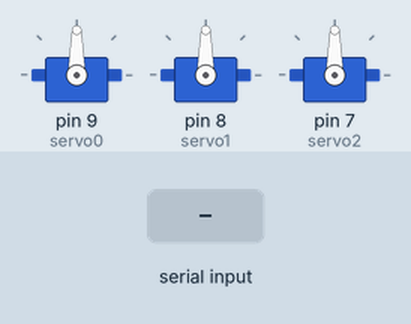
Simulated run of this sketch. Board: Arduino Uno, built with avr-gcc and run on an emulated ATmega328P. Parts: 3 × servo. The inputs (shaded band) are chosen by the test bench.

Above: at 1.2 s.
1.3 s: "90 45 200\n" received over Serial
At 2.5 s:
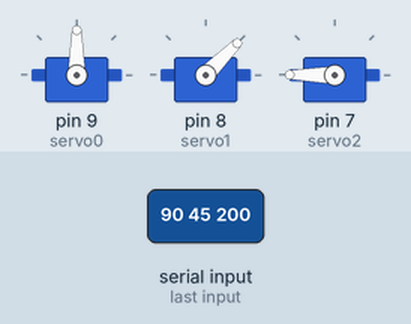
2.8 s: "30 150 10\n" received over Serial
At 3.7 s:
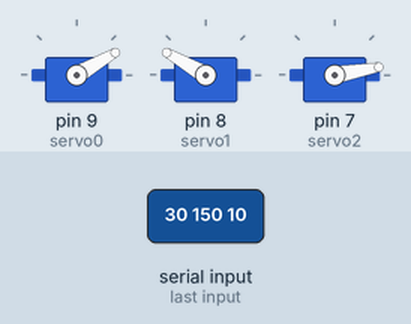
4.3 s: "90 45\n" received over Serial
At 4.8 s:
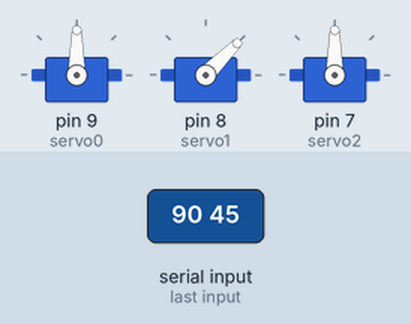
5.8 s: "30 150\n" received over Serial
At 7.0 s:
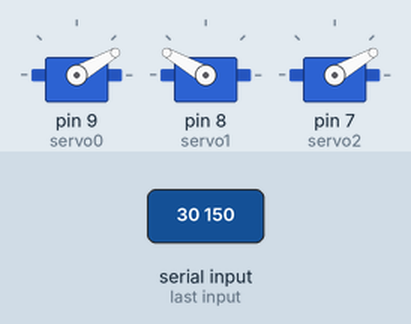
7.3 s: "5\n" received over Serial
At 8.3 s:
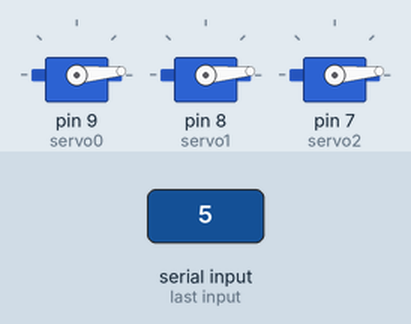
8.8 s: "200\n" received over Serial
At 9.4 s:
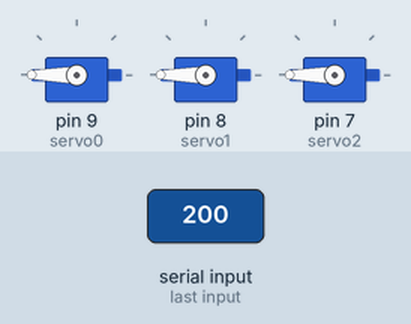
Timing chart, 0 to 11.3 s (numbered marks = the images above; inputs shaded):
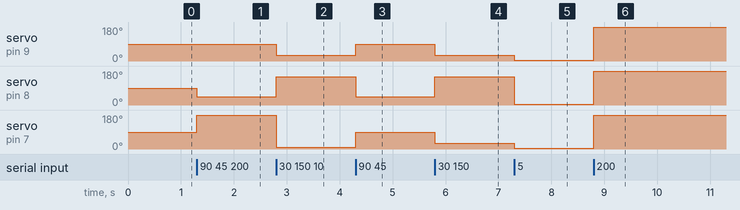

The sketch:

servo-controller.ino
```cpp
#include <Servo.h>
#include <string>

// Global Variables
Servo servo0;
Servo servo1;
Servo servo2;

// Main code
void setup(){
  Serial.begin(115200);
  servo0.attach(9);
  servo1.attach(8);
  servo2.attach(7);
}

void loop(){
  if(Serial.available()){
    String posString = Serial.readStringUntil('\n');
    int i0 = posString.indexOf(' ');
    int i1 = posString.indexOf(' ', i0+1);
    int i2 = posString.indexOf(' ', i1+1);
    float pos0 = posString.substring(0, i0).toFloat();
    float pos1 = posString.substring(i0+1, i1).toFloat();
    float pos2 = posString.substring(i1+1, i2).toFloat();
    servo0.write(pos0);
    servo1.write(pos1);
    servo2.write(pos2);
  }
//  for (pos = 0; pos <= 180; pos += 1) { // goes from 0 degrees to 180 degrees
//    // in steps of 1 degree
//    myservo.write(pos);              // tell servo to go to position in variable 'pos'
//    delay(15);                       // waits 15ms for the servo to reach the position
//  }
//  for (pos = 180; pos >= 0; pos -= 1) { // goes from 180 degrees to 0 degrees
//    myservo.write(pos);              // tell servo to go to position in variable 'pos'
//    delay(15);                       // waits 15ms for the servo to reach the position
//  }
}
```

Measured:
- after the input at 1.3 s, servo on pin 8 (servo1): 90° → 45° at once; servo on pin 7 (servo2): 90° → 180° at once
- after the input at 2.8 s, servo on pin 9 (servo0): 90° → 30° at once; servo on pin 8 (servo1): 45° → 150° at once; servo on pin 7 (servo2): 180° → 10° at once
- after the input at 4.3 s, servo on pin 9 (servo0): 30° → 90° at once; servo on pin 8 (servo1): 150° → 45° at once; servo on pin 7 (servo2): 10° → 90° at once
- after the input at 5.8 s, servo on pin 9 (servo0), servo on pin 7 (servo2): 90° → 30° at once; servo on pin 8 (servo1): 45° → 150° at once
- after the input at 7.3 s, servo on pin 9 (servo0), servo on pin 7 (servo2): 30° → 5° at once; servo on pin 8 (servo1): 150° → 5° at once
- after the input at 8.8 s, servo on pin 9 (servo0), servo on pin 8 (servo1), servo on pin 7 (servo2): 5° → 180° at once
